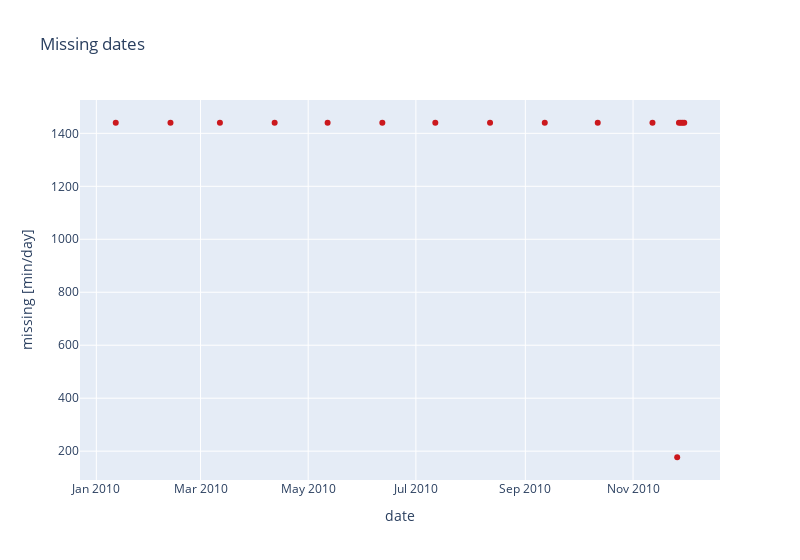

Source (notebook cell):
### Code cell
fig = go.Figure(
    data=go.Scatter(
        x=days_df.index,
        y=days_df.missing_minutes,
        marker_color=px.colors.sequential.Reds[6],
        mode="markers",
    )
)
fig.update_layout(
    width=800,
    xaxis_title="date",
    yaxis_title="missing [min/day]",
    title="Missing dates",
)
fig.show()

### Figure 1 — Plotly figure (JSON) as saved in the notebook; plotly's stock layout.template omitted (floating-point values rounded to 4 significant figures)
{"data": [{"marker": {"color": "rgb(203,24,29)"}, "mode": "markers", "x": ["2010-01-12T00:00:00", "2010-02-12T00:00:00", "2010-03-12T00:00:00", "2010-04-12T00:00:00", "2010-05-12T00:00:00", "2010-06-12T00:00:00", "2010-07-12T00:00:00", "2010-08-12T00:00:00", "2010-09-12T00:00:00", "2010-10-12T00:00:00", "2010-11-12T00:00:00", "2010-11-26T00:00:00", "2010-11-27T00:00:00", "2010-11-28T00:00:00", "2010-11-29T00:00:00", "2010-11-30T00:00:00"], "y": [1440, 1440, 1440, 1440, 1440, 1440, 1440, 1440, 1440, 1440, 1440, 177, 1440, 1440, 1440, 1440], "type": "scatter"}], "layout": {"width": 800, "xaxis": {"title": {"text": "date"}}, "yaxis": {"title": {"text": "missing [min/day]"}}, "title": {"text": "Missing dates"}}}
